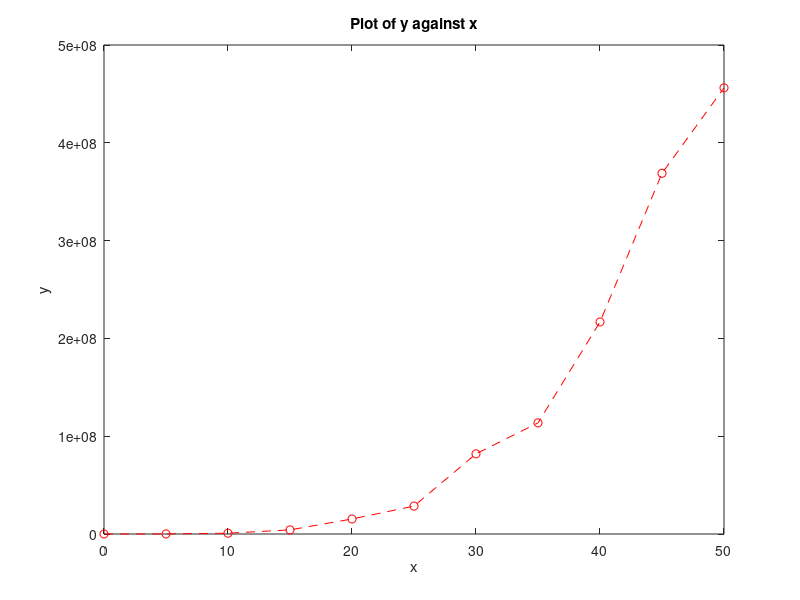

Recreate this plot in MATLAB.
% Creating the vector
x = 0:5:50;

% Computing the function
y = (4 * x .^ 2 .* (log(6) + 5 * x) .^ 2) ./ sqrt(cos(x) .^ 2 + 1);

% Plotting the function
plot(x, y, 'r--o');  % red dash line with circle markers
xlabel('x');
ylabel('y');
title('Plot of y against x');
